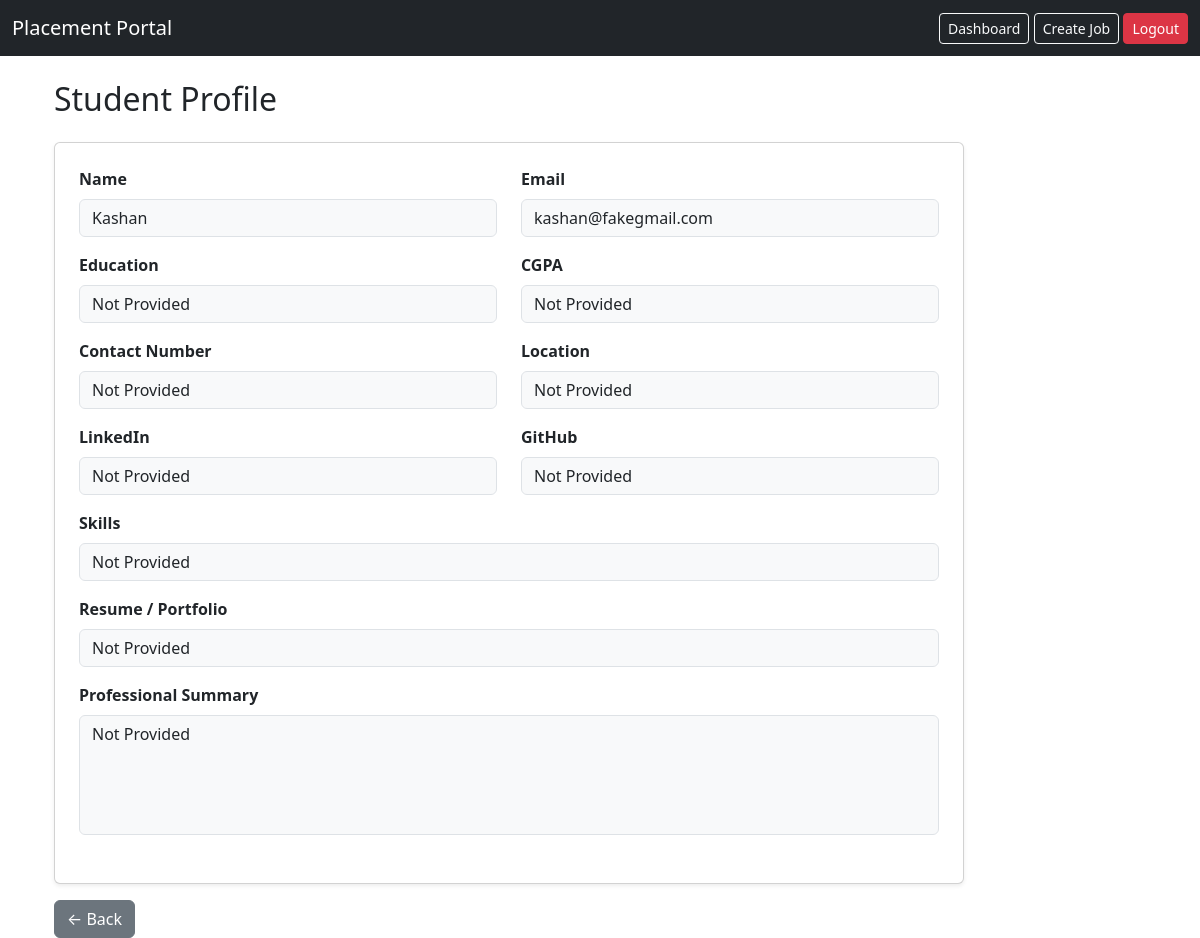
Page /company/student/1 (signed in) on the earlier database version.
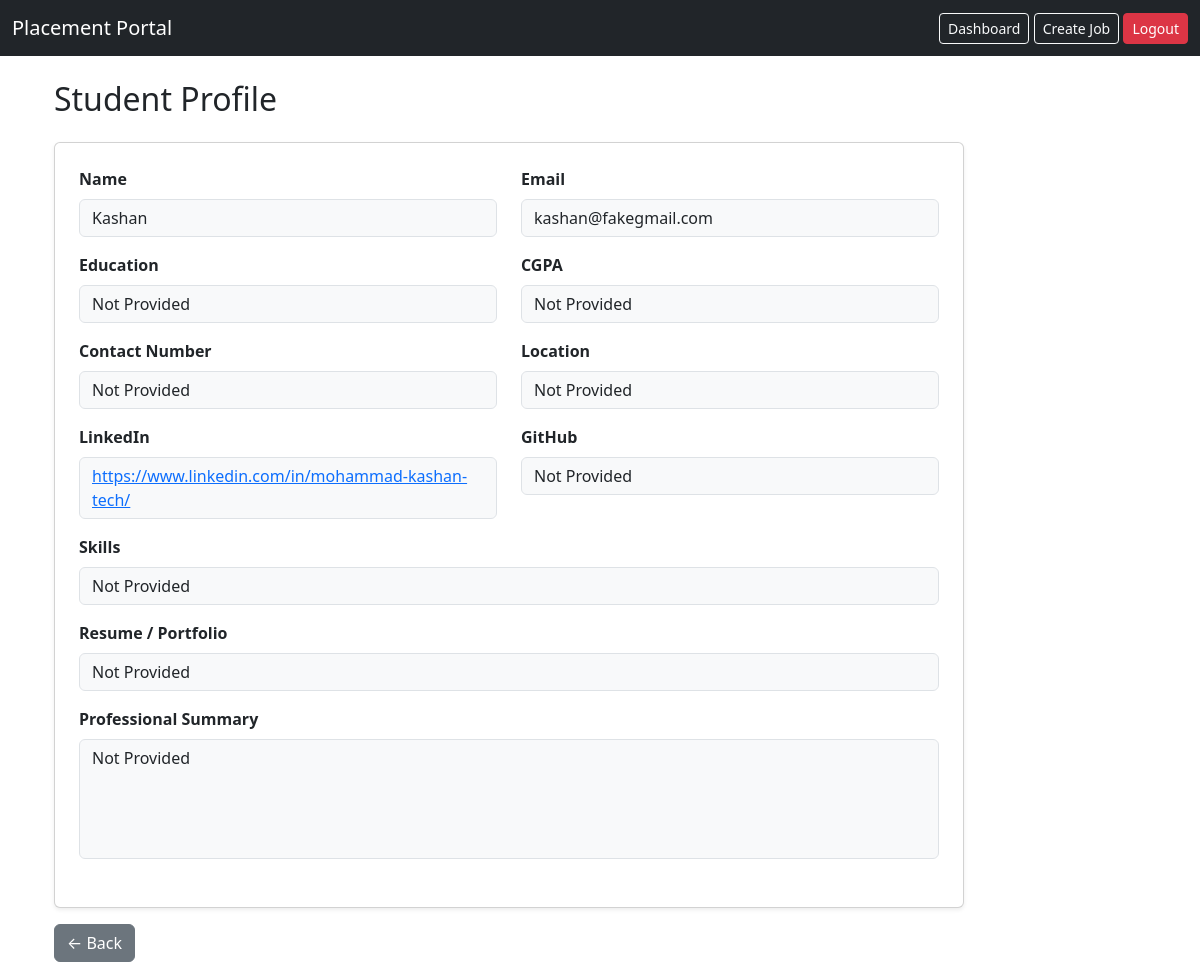
Same page on the later database version.
### models.py (models this page shows)
class Student(db.Model):
    __tablename__ = 'students'
    id = db.Column(db.Integer, primary_key=True)
    name = db.Column(db.String(150), nullable=False)
    email = db.Column(db.String(120), unique=True, nullable=False)
    password = db.Column(db.String(200), nullable=False)
    applications = db.relationship('Application', backref='student', lazy=True)
    education = db.Column(db.String(200))
    resume_text = db.Column(db.Text)
    resume_link = db.Column(db.String(300))
    skills = db.Column(db.String(300))
    cgpa = db.Column(db.Float)
    linkedin = db.Column(db.String(300))
    github = db.Column(db.String(300))
    location = db.Column(db.String(200))
    is_active = db.Column(db.Boolean, default=True)
    contact = db.Column(db.String(15))

### app.py (the view)
@app.route('/company/student/<int:student_id>')
def view_applicant_profile(student_id):
    if session.get('role') != 'company':
        return redirect(url_for('company_login'))
    student = Student.query.get(student_id)
    return render_template('student_profile_view.html', student=student)

### templates/student_profile_view.html
{% extends "base.html" %}
{% block content %}
<div class="container mt-4">
    <h2 class="mb-4">Student Profile</h2>
    <div class="col-md-10 card p-4 shadow-sm">
        <div class="row">
            <div class="col-md-6 mb-3">
                <label class="form-label fw-bold">Name</label>
                <div class="form-control bg-light">{{ student.name }}</div>
            </div>
            <div class="col-md-6 mb-3">
                <label class="form-label fw-bold">Email</label>
                <div class="form-control bg-light">{{ student.email }}</div>
            </div>
            <div class="col-md-6 mb-3">
                <label class="form-label fw-bold">Education</label>
                <div class="form-control bg-light">
                    {{ student.education or "Not Provided" }}
                </div>
            </div>
            <div class="col-md-6 mb-3">
                <label class="form-label fw-bold">CGPA</label>
                <div class="form-control bg-light">
                    {{ student.cgpa or "Not Provided" }}
                </div>
            </div>
            <div class="col-md-6 mb-3">
                <label class="form-label fw-bold">Contact Number</label>
                <div class="form-control bg-light">
                    {{ student.contact or "Not Provided" }}
                </div>
            </div>
            <div class="col-md-6 mb-3">
                <label class="form-label fw-bold">Location</label>
                <div class="form-control bg-light">
                    {{ student.location or "Not Provided" }}
                </div>
            </div>
            <div class="col-md-6 mb-3">
                <label class="form-label fw-bold">LinkedIn</label>
                <div class="form-control bg-light">
                    {% if student.linkedin %}
                        <a href="{{ student.linkedin }}" target="_blank">{{ student.linkedin }}</a>
                    {% else %}
                        Not Provided
                    {% endif %}
                </div>
            </div>
            <div class="col-md-6 mb-3">
                <label class="form-label fw-bold">GitHub</label>
                <div class="form-control bg-light">
                    {% if student.github %}
                        <a href="{{ student.github }}" target="_blank">{{ student.github }}</a>
                    {% else %}
                        Not Provided
                    {% endif %}
                </div>
            </div>
            <div class="col-md-12 mb-3">
                <label class="form-label fw-bold">Skills</label>
                <div class="form-control bg-light">
                    {{ student.skills or "Not Provided" }}
                </div>
            </div>
            <div class="col-md-12 mb-3">
                <label class="form-label fw-bold">Resume / Portfolio</label>
                <div class="form-control bg-light">
                    {% if student.resume_link %}
                        <a href="{{ student.resume_link }}" target="_blank">Open Link</a>
                    {% else %}
                        Not Provided
                    {% endif %}
                </div>
            </div>
            <div class="col-md-12 mb-4">
                <label class="form-label fw-bold">Professional Summary</label>
                <div class="form-control bg-light" style="height:auto; min-height:120px;">
                    {{ student.resume_text or "Not Provided" }}
                </div>
            </div>
        </div>
    </div>
    <a class="btn btn-secondary mt-3" href="{{ url_for('home') }}">← Back</a>
</div>
{% endblock %}

Differences in the rows shown:
changed Student "Kashan": linkedin (not shown) → "https://www.linkedin.com/in/mohammad-kashan-tech/"
Other differences:
text no longer shown: "Not Provided"
